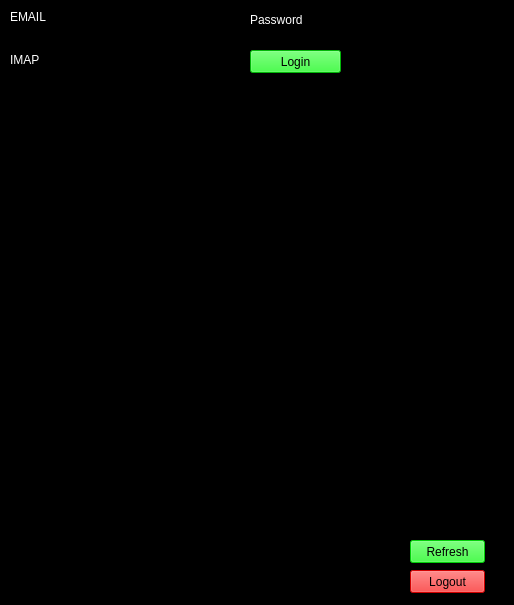
<?xml version="1.0" encoding="UTF-8"?>
<ui version="4.0">
 <class>MainWindow</class>
 <widget class="QMainWindow" name="MainWindow">
  <property name="enabled">
   <bool>true</bool>
  </property>
  <property name="geometry">
   <rect>
    <x>0</x>
    <y>0</y>
    <width>514</width>
    <height>605</height>
   </rect>
  </property>
  <property name="cursor">
   <cursorShape>ArrowCursor</cursorShape>
  </property>
  <property name="windowTitle">
   <string>IMAP </string>
  </property>
  <property name="styleSheet">
   <string notr="true">background-color: rgb(255, 208, 245);
font: 9pt &quot;MS Shell Dlg 2&quot;;
color: rgb(255, 255, 255);
background-color: rgb(0, 0, 0);
border-top-color: rgb(0, 0, 0);</string>
  </property>
  <property name="animated">
   <bool>true</bool>
  </property>
  <widget class="QWidget" name="centralwidget">
   <widget class="QLabel" name="label">
    <property name="enabled">
     <bool>true</bool>
    </property>
    <property name="geometry">
     <rect>
      <x>10</x>
      <y>10</y>
      <width>47</width>
      <height>13</height>
     </rect>
    </property>
    <property name="text">
     <string>EMAIL</string>
    </property>
   </widget>
   <widget class="QLineEdit" name="EMAILBOX">
    <property name="geometry">
     <rect>
      <x>50</x>
      <y>10</y>
      <width>171</width>
      <height>20</height>
     </rect>
    </property>
    <property name="styleSheet">
     <string notr="true">color: rgb(255, 255, 255);</string>
    </property>
   </widget>
   <widget class="QLabel" name="label_2">
    <property name="enabled">
     <bool>true</bool>
    </property>
    <property name="geometry">
     <rect>
      <x>250</x>
      <y>10</y>
      <width>61</width>
      <height>20</height>
     </rect>
    </property>
    <property name="text">
     <string>&lt;html&gt;&lt;head/&gt;&lt;body&gt;&lt;p&gt;Password&lt;/p&gt;&lt;/body&gt;&lt;/html&gt;</string>
    </property>
    <property name="wordWrap">
     <bool>false</bool>
    </property>
   </widget>
   <widget class="QLineEdit" name="PASSWORDBOX">
    <property name="geometry">
     <rect>
      <x>310</x>
      <y>10</y>
      <width>121</width>
      <height>20</height>
     </rect>
    </property>
    <property name="styleSheet">
     <string notr="true">color: rgb(255, 255, 255);</string>
    </property>
    <property name="echoMode">
     <enum>QLineEdit::Password</enum>
    </property>
   </widget>
   <widget class="QLabel" name="label_3">
    <property name="enabled">
     <bool>true</bool>
    </property>
    <property name="geometry">
     <rect>
      <x>10</x>
      <y>50</y>
      <width>31</width>
      <height>20</height>
     </rect>
    </property>
    <property name="text">
     <string>IMAP</string>
    </property>
   </widget>
   <widget class="QLineEdit" name="IMAPBOX">
    <property name="geometry">
     <rect>
      <x>50</x>
      <y>50</y>
      <width>171</width>
      <height>20</height>
     </rect>
    </property>
    <property name="styleSheet">
     <string notr="true">color: rgb(255, 255, 255);</string>
    </property>
   </widget>
   <widget class="QPushButton" name="LOGINBUTTON">
    <property name="geometry">
     <rect>
      <x>250</x>
      <y>50</y>
      <width>91</width>
      <height>23</height>
     </rect>
    </property>
    <property name="styleSheet">
     <string notr="true">background-color: rgb(3, 255, 11);
color: rgb(0, 0, 0);</string>
    </property>
    <property name="text">
     <string>Login</string>
    </property>
   </widget>
   <widget class="QTextEdit" name="TEXTBOX">
    <property name="enabled">
     <bool>false</bool>
    </property>
    <property name="geometry">
     <rect>
      <x>10</x>
      <y>80</y>
      <width>481</width>
      <height>451</height>
     </rect>
    </property>
    <property name="autoFillBackground">
     <bool>false</bool>
    </property>
    <property name="styleSheet">
     <string notr="true">gridline-color: rgb(255, 255, 255);
border-top-color: rgb(255, 255, 255);
border-color: rgb(255, 255, 255);</string>
    </property>
   </widget>
   <widget class="QPushButton" name="REFRESHBUTTON">
    <property name="enabled">
     <bool>false</bool>
    </property>
    <property name="geometry">
     <rect>
      <x>410</x>
      <y>540</y>
      <width>75</width>
      <height>23</height>
     </rect>
    </property>
    <property name="styleSheet">
     <string notr="true">background-color: rgb(3, 255, 11);
color: rgb(0, 0, 0);</string>
    </property>
    <property name="text">
     <string>Refresh</string>
    </property>
   </widget>
   <widget class="QPushButton" name="LOGOUTBUTTON">
    <property name="enabled">
     <bool>false</bool>
    </property>
    <property name="geometry">
     <rect>
      <x>410</x>
      <y>570</y>
      <width>75</width>
      <height>23</height>
     </rect>
    </property>
    <property name="styleSheet">
     <string notr="true">background-color: rgb(255, 0, 0);
color: rgb(0, 0, 0);</string>
    </property>
    <property name="text">
     <string>Logout</string>
    </property>
   </widget>
  </widget>
 </widget>
 <resources/>
 <connections/>
</ui>
